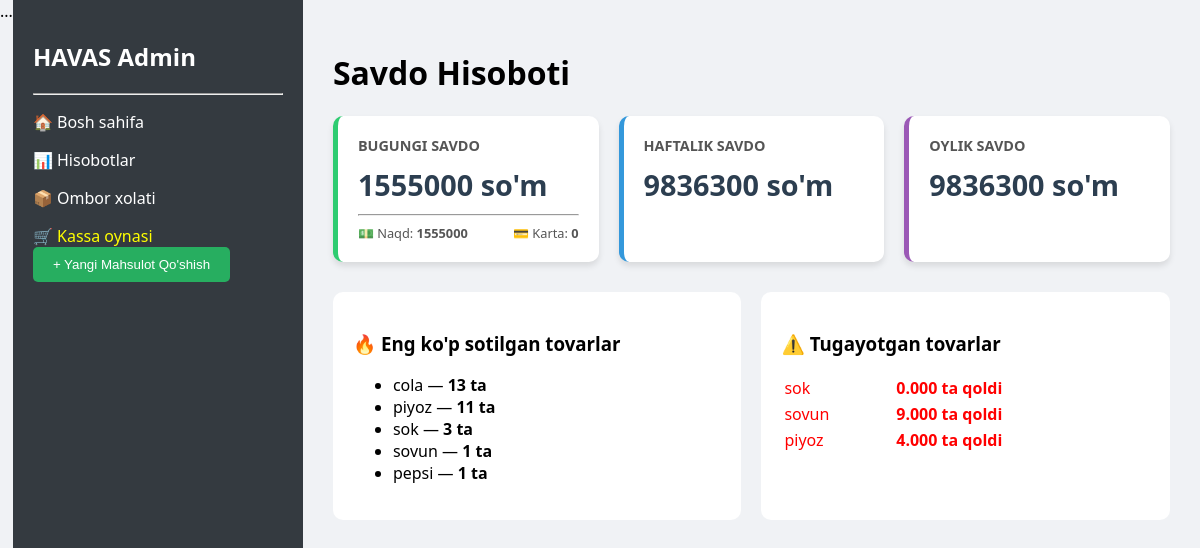
The page /dashboard/ (signed in) on the database its author committed.
### shop/models.py (models this page shows, shortened)
class Product(models.Model):
    name = models.CharField(max_length=200)
    barcode = models.CharField(max_length=50, unique=True, null=True, blank=True)
    internal_code = models.CharField(max_length=10, unique=True, null=True, blank=True)
    price = models.DecimalField(max_digits=10, decimal_places=2) # 1 kg yoki 1 dona narxi
    stock = models.DecimalField(max_digits=10, decimal_places=3, default=0) # Umumiy kg yoki dona soni
    is_weight = models.BooleanField(default=False) # Bu mahsulot kg-da sotiladimi?

### shop/views.py (the view)
# urls.py: path('dashboard/', views.admin_dashboard, name='dashboard'),
@login_required(login_url='login')
def admin_dashboard(request):
    now = timezone.now()
    seven_days_ago = now - timedelta(days=7)
    today_sales = Sale.objects.filter(created_at__date=now.date())
    today_total = today_sales.aggregate(Sum('total_price'))['total_price__sum'] or 0
    today_cash = today_sales.filter(payment_method='cash').aggregate(Sum('total_price'))['total_price__sum'] or 0
    today_card = today_sales.filter(payment_method='card').aggregate(Sum('total_price'))['total_price__sum'] or 0
    today_click = today_sales.filter(payment_method='click').aggregate(Sum('total_price'))['total_price__sum'] or 0
    today_payme = today_sales.filter(payment_method='payme').aggregate(Sum('total_price'))['total_price__sum'] or 0
    weekly_total = Sale.objects.filter(created_at__gte=seven_days_ago).aggregate(Sum('total_price'))['total_price__sum'] or 0
    monthly_total = Sale.objects.filter(created_at__gte=now - timedelta(days=30)).aggregate(Sum('total_price'))['total_price__sum'] or 0
    chart_data = Sale.objects.filter(created_at__gte=seven_days_ago)\
        .annotate(date=TruncDate('created_at'))\
        .values('date')\
        .annotate(total=Sum('total_price'))\
        .order_by('date')
    dates = [data['date'].strftime("%d-%b") for data in chart_data]
    totals = [float(data['total']) for data in chart_data]
    top_products = SaleItem.objects.values('product__name').annotate(
        total_qty=Sum('quantity')
    ).order_by('-total_qty')[:5]
    low_stock = Product.objects.filter(stock__lt=10)
    categories = Category.objects.all()
    context = {
        'today_total': today_total,
        'today_cash': today_cash,
        'today_card': today_card,
        'today_click': today_click,
        'today_payme': today_payme,
        'weekly_total': weekly_total,
        'monthly_total': monthly_total,
        'top_products': top_products,
        'low_stock': low_stock,
        'categories': categories,
        'dates': json.dumps(dates),
        'totals': json.dumps(totals),
    }
    return render(request, 'shop/dashboard.html', context)

### templates/shop/dashboard.html (shortened to what this page needs)
<!DOCTYPE html>
<html>
<head>
</head>
<body>
<div class="sidebar">
    <h2>HAVAS Admin</h2>
    <hr>
    <p>🏠 Bosh sahifa</p>
    <p>📊 Hisobotlar</p>
    <p>📦 Ombor xolati</p>
    <a href="/kassa" style="color: yellow; text-decoration: none;">🛒 Kassa oynasi</a>
    <button onclick="document.getElementById('addModal').style.display='block'"
        style="background: #27ae60; color: white; padding: 10px 20px; border: none; border-radius: 5px; cursor: pointer; margin-bottom: 20px;">
    + Yangi Mahsulot Qo'shish
</button>
</div>
<div class="main-content">
    <h1>Savdo Hisoboti</h1>
    <div class="stats-grid">
        <div class="card" style="border-left: 5px solid #2ecc71;">
            <h3>BUGUNGI SAVDO</h3>
            <p>{{ today_total }} so'm</p>
            <hr>
            <div style="display: flex; justify-content: space-between; font-size: 0.8em; color: #555;">
                <span>💵 Naqd: <b>{{ today_cash }}</b></span>
                <span>💳 Karta: <b>{{ today_card }}</b></span>
            </div>
        </div>
        <div class="card" style="border-left: 5px solid #3498db;">
            <h3>HAFTALIK SAVDO</h3>
            <p>{{ weekly_total }} so'm</p>
        </div>
        <div class="card" style="border-left: 5px solid #9b59b6;">
            <h3>OYLIK SAVDO</h3>
            <p>{{ monthly_total }} so'm</p>
        </div>
    </div>
    <div class="table-section">
        <div class="list-card">
            <h3>🔥 Eng ko'p sotilgan tovarlar</h3>
            <ul>
                {% for item in top_products %}
                    <li>{{ item.product__name }} — <b>{{ item.total_qty }} ta</b></li>
                {% endfor %}
            </ul>
        </div>
        <div class="list-card">
            <h3>⚠️ Tugayotgan tovarlar</h3>
            <table width="100%">
                {% for product in low_stock %}
                <tr class="low-stock">
                    <td>{{ product.name }}</td>
                    <td><b>{{ product.stock }} ta qoldi</b></td>
                </tr>
                {% endfor %}
            </table>
        </div>
    </div>
</div>
</body>
</html>

### templates/shop/dashboard.html (style rules this page uses)
body { font-family: 'Segoe UI', sans-serif; background: #f0f2f5; margin: 0; display: flex; }
.sidebar { width: 250px; background: #343a40; color: white; height: 100vh; padding: 20px; }
.main-content { flex: 1; padding: 30px; }
.stats-grid { display: grid; grid-template-columns: repeat(3, 1fr); gap: 20px; }
.card { background: white; padding: 20px; border-radius: 10px; box-shadow: 0 4px 6px rgba(0,0,0,0.1); }
.card h3 { margin: 0; color: #555; font-size: 0.9em; }
.card p { font-size: 1.8em; font-weight: bold; margin: 10px 0; color: #2c3e50; }
.table-section { display: flex; gap: 20px; margin-top: 30px; }
.list-card { flex: 1; background: white; padding: 20px; border-radius: 10px; }
.low-stock { color: red; }

### rows shown on the page
Product: product__name "sok", total_qty "3", name "sok", stock "0.000"
Product: name "sovun", stock "9.000"
Product: name "piyoz", stock "4.000"

### other values the page prints
{{ today_total }} "1555000"
{{ today_cash }} "1555000"
{{ today_card }} "0"
{{ weekly_total }} "9836300"
{{ monthly_total }} "9836300"
{{ item.product__name }} "cola" "piyoz" "sovun" "pepsi"
{{ item.total_qty }} "13" "11" "1" "1"
